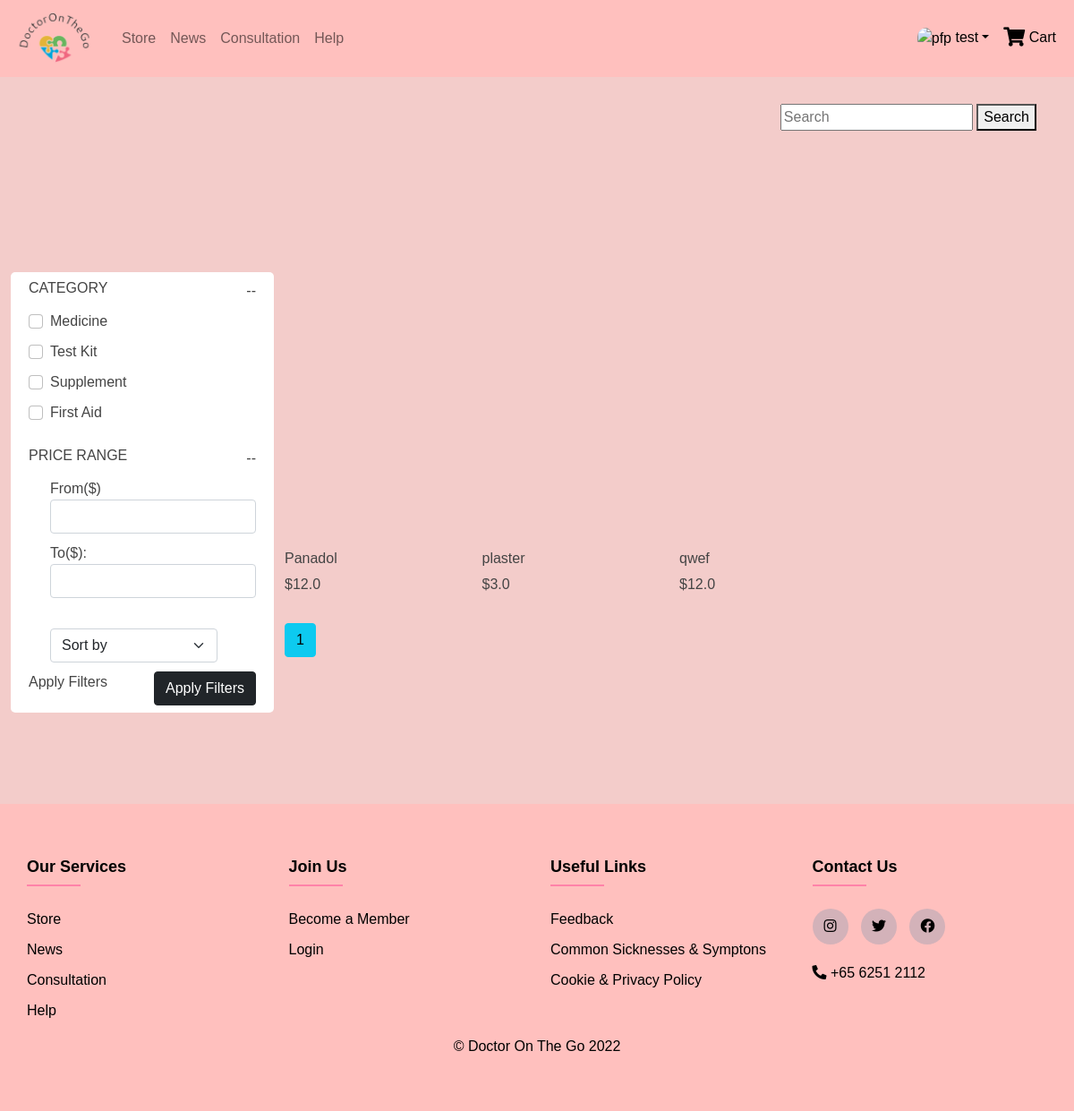
Page /search (signed in) on the committed database.
### models.py (models this page shows, shortened)
class User(UserMixin, db.Model):
    __tablename__ = "user"
    id = db.Column(db.Integer, primary_key=True)
    username = db.Column(db.String(80), unique=True, nullable=False)
    email = db.Column(db.String(120), unique=True, nullable=False)
    password = db.Column(db.String(300), nullable=False, unique=True)
    pfpfilename = db.Column(db.String(85))
    two_factor_enabled = db.Column(db.Boolean, nullable=False, default=False, server_default=db.false())
    otp_secret = db.Column(db.String(32))
    role = db.Column(db.String(20))
    age = db.Column(db.String(3))
    first_name = db.Column(db.LargeBinary)
    last_name = db.Column(db.LargeBinary)
    ferkey = db.Column(db.LargeBinary)
    gender = db.Column(db.String(10))
    date_joined = db.Column(db.String(50))
    doc = db.Column(db.String(60), unique=False)
    time = db.Column(db.String(30))
    remarks = db.Column(db.String(30))
    consultstate = db.Column(db.Boolean)
    failedaccess = db.Column(db.Integer)
    card_name = db.Column(db.String(300))
    card_no = db.Column(db.String(300))
    card_exp_month = db.Column(db.String(300))
    card_exp_year = db.Column(db.String(300))
    banned = db.Column(db.Boolean, nullable=False, default=False, server_default=db.false())
    verified = db.Column(db.Boolean, nullable=False, default=False, server_default=db.false())
    shipping_address = db.Column(db.String(500))
    postal_code = db.Column(db.String(500))
    unit_no = db.Column(db.String(500))
    phone_no = db.Column(db.String(500))

class Product(db.Model):
    __tablename__ = "product"
    id = db.Column(db.Integer, primary_key=True)
    img_file_name = db.Column(db.String(50))
    name = db.Column(db.String(100))
    price = db.Column(db.Float)
    category = db.Column(db.String(50))
    short_description = db.Column(db.String(100))
    long_description = db.Column(db.String(3000))
    stock = db.Column(db.Integer)
    no_sold = db.Column(db.Integer)

### routes.py (the view)
@app.route('/search', methods=["GET", "POST"])
def search():
    query = request.args.get('query')
    page = request.args.get('page', 1, type=int)
    form = FiltersAndSorting()
    if query:
        products = Product.query.filter(Product.name.contains(query) |
                                        Product.short_description.contains(query) |
                                        Product.long_description.contains(query) |
                                        Product.category.contains(query)).paginate(page=page, per_page=8)
    else:
        products = Product.query.paginate(page=page, per_page=8)
    return render_template('user/guest/joshua/GuestStore/search.html', products=products, form=form)

### forms.py
class FiltersAndSorting(FlaskForm):
    Medicine_category = BooleanField("Medicine")
    TestKit_category = BooleanField("Test Kit")
    Supplement_category = BooleanField("Supplement")
    FirstAid_category = BooleanField("First Aid")
    sorting_methods = [('Price (Descending)', 'Price (Descending)'), ('Price (Ascending)', 'Price (Ascending)'),
                       ('Name (A to Z)', 'Name (A to Z)')]
    sort_by = SelectField(u'Sort By', choices=sorting_methods)
    price_range_lower = FloatField("From($)")
    price_range_upper = FloatField("To($):")
    apply_filters = SubmitField("Apply Filters")

### routes.py (called while the page is built)
@login_manager.user_loader
def load_user(user_id):
    return User.query.get(int(user_id))

@app.before_request
def session_handler():
    session.permanent = True
    app.permanent_session_lifetime = timedelta(minutes=30)

@app.after_request
def add_header(response):
    response.headers['X-Content-Type-Options'] = 'nosniff'
    response.headers['Strict-Transport-Security'] = 'max-age=31536000; includeSubDomains'
    response.headers['X-Frame-Options'] = 'SAMEORIGIN'
    return response

### templates/user/guest/joshua/GuestStore/search.html (shortened to what this page needs)
{% if current_user.role == "admin" %}
{% extends "admin_base.html" %}
{% elif current_user.is_authenticated %}
{% extends "user_base.html" %}
{% else %}
{% extends "default_base.html" %}
{% endif %}
{% block head %}
<link rel="stylesheet" href="static/CSS/store.css">
{% endblock %}
{% block content %}
{% from "includes/_formHelper.html" import render_field %}
<form method="GET" class="search-bar" action="search">
    <input type="search" placeholder="Search" name="query">
    <button type="submit">Search</button>
</form>
<section class="section-products">
    <div class="container-fluid mt-5 mb-5">
        <div class="row justify-content-start">
            <div class="col-3" style='background:white; border-radius:5px;'>
                <div class="category p-2">
                    <div class="heading d-flex justify-content-between align-items-center">
                        <h6 class="text-uppercase">Category</h6> <span>--</span>
                    </div>
                    <form action="", method="POST">
                        <div class="d-flex justify-content-between mt-2">
                            <div class="form-check">
                                {{ render_field(form.Medicine_category, class="form-check-input") }}
                            </div>
                        </div>
                        <div class="d-flex justify-content-between mt-2">
                            <div class="form-check">
                                {{ render_field(form.TestKit_category, class="form-check-input") }}
                            </div>
                        </div>
                        <div class="d-flex justify-content-between mt-2">
                            <div class="form-check">
                                {{ render_field(form.Supplement_category, class="form-check-input") }}
                            </div>
                        </div>
                        <div class="d-flex justify-content-between mt-2">
                            <div class="form-check">
                                {{ render_field(form.FirstAid_category, class="form-check-input") }}
                            </div>
                        </div>
                        <br>
                        <div class="heading d-flex justify-content-between align-items-center">
                            <h6 class="text-uppercase">Price range</h6> <span>--</span>
                        </div>
                        <div class="d-flex justify-content-between mt-2">
                            <div class="form-check">
                                {{ render_field(form.price_range_lower, class="form-control") }}
                            </div>
                        </div>
                        <div class="d-flex justify-content-between mt-2">
                            <div class="form-check">
                                {{ render_field(form.price_range_upper, class="form-control") }}
                            </div>
                        </div>
                        <br>
                        <div class="d-flex justify-content-between mt-2">
                            <div class="form-check">
                                <select class="form-select" aria-label="Default select example" name="sorting_mtd">
                                    <option selected>Sort by</option>
                                </select>
                            </div>
                        </div>
                        <div class="d-flex justify-content-between mt-2">
                            {{ render_field(form.apply_filters, class="btn btn-dark float-end") }}
                        </div>
                    </form>
                </div>
            </div>
                <div class = "col">
                    <div class="row">
                    {% for product in products.items %}
                    <div class="col-md-3">
                        <div id="product-1" class="single-product">
                            <div class="part-1" style="background-image: url('static/images/store/{{ product.img_file_name }}'); background-size: cover;">
                            </div>
                            <div class="part-2">
                                <h3 class="product-title">{{ product.name }}</h3>
                                <h4 class="product-price">${{ product.price }}</h4>
                            </div>
                        </div>
                    </div>
                    {% endfor %}
                    </div>
                    {% for page_num in products.iter_pages(left_edge=1, right_edge=1, left_current=1, right_current=2) %}
                    {% if page_num %}
                        {% if products.page == page_num %}
                            <a class="btn btn-info mb-4" href="{{ url_for('store', page=page_num) }}">{{ page_num }}</a>
                        {% else %}
                            <a class="btn btn-outline-info mb-4" href="{{ url_for('store', page=page_num) }}">{{ page_num }}</a>
                        {% endif %}
                    {% else %}
                        ...
                    {% endif %}
                    {% endfor %}
                </div>
        </div>
    </div>
</section>
{% endblock %}

### templates/includes/_user_navbar.html (shortened to what this page needs)
<nav class="navbar navbar-expand-lg navbar-light" id="navbar">
    <div class="container-fluid">
        <a class="navbar-brand" href="/">
            <img src="{{ url_for('static',filename='images/logo.png') }}" alt="DoctorOnTheGo" style="width:100px">
        </a>
        <div class="collapse navbar-collapse" id="main_nav">
            <ul class="navbar-nav">
                <li class="nav-item">
                    {% if storeactive %}
                    <a class="nav-link active" href="/store">Store</a>
                    {% else %}
                    <a class="nav-link" href="/store">Store</a>
                    {% endif %}
                </li>
                <li class="nav-item">
                    {% if newsactive %}
                    <a class="nav-link active" href="/News">News</a>
                    {% else %}
                    <a class="nav-link" href="/News">News</a>
                    {% endif %}
                </li>
                <li class="nav-item">
                    {% if consultactive %}
                    <a class="nav-link active" href="/consultatioPg1">Consultation</a>
                    {% else %}
                    <a class="nav-link" href="/consultatioPg1">Consultation</a>
                    {% endif %}
                </li>
                <li class="nav-item">
                    {% if contactactive %}
                    <a class="nav-link active" href="/help">Help</a>
                    {% else %}
                    <a class="nav-link" href="/help">Help</a>
                    {% endif %}
                </li>
            </ul>
            <ul class="navbar-nav ms-auto">
                <li class="nav-item dropdown main-nav-icons">
                    <a class="nav-link text-black dropdown-toggle" href="#" data-bs-toggle="dropdown"><img style="width:30px;height:30px;border-radius: 10px;" src="static/uploads/{{ current_user.pfpfilename }}" alt="pfp"> {{ current_user.username }}</a>
                </li>
                <li class="nav-item main-nav-icons"><a class="nav-link text-black" href="/cart"><i
                            class="fas fa-shopping-cart fa-lg"></i> Cart{% if "cart" in session %}<span class="badge">{{ session["cart"]|length }}</span>{% endif %}</a></li>
            </ul>
        </div>
    </div>
</nav>

### templates/includes/_formHelper.html (shortened to what this page needs)
{% macro render_field(field) %}
  {{ field.label }}
  {{ field(**kwargs)|safe }}
{% endmacro %}

### static/CSS/common.css (style rules this page uses)
* { font-family: sans-serif; }
body { background: #f3ccca; }
a { text-decoration: none; }
#navbar { background-color: #FFC0BE !important; }
.navbar-nav { color:#000000 !important }
ul { list-style: none; padding-left: 0; }

### static/CSS/store.css (style rules this page uses)
.search-bar { padding: 30px; text-align: right }
body { font-family: "Poppins", sans-serif; color: #444444; }
a, a:hover { text-decoration: none; color: inherit; }
.section-products { padding: 80px 0 54px; }
.section-products .single-product { margin-bottom: 26px; }
.section-products .single-product .part-1 { position: relative; height: 290px; max-height: 290px; margin-bottom: 20px; overflow: hidden; }
.section-products .single-product .part-1::before { position: absolute; content: ""; top: 0; left: 0; width: 100%; height: 100%; z-index: -1; transition: all 0.3s; }
.section-products .single-product .part-2 .product-title { font-size: 1rem; }
.section-products .single-product .part-2 h4 { display: inline-block; font-size: 1rem; }

### rows in the picture
User: username "test"
Product: label "Medicine", name "Panadol", price "12.0"
Product: label "Supplement", name "qwef", price "12.0"
Product: label "First Aid", name "plaster", price "3.0"

### other values in the picture
{{ field.label }} "Test Kit From($) To($): Apply Filters"
{{ page_num }} "1"
